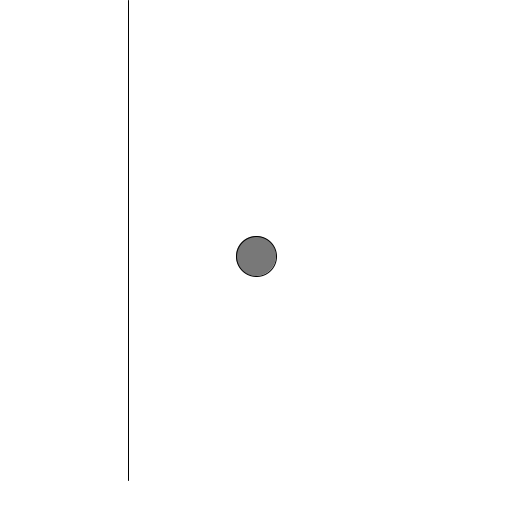
Frame 1 (no input)
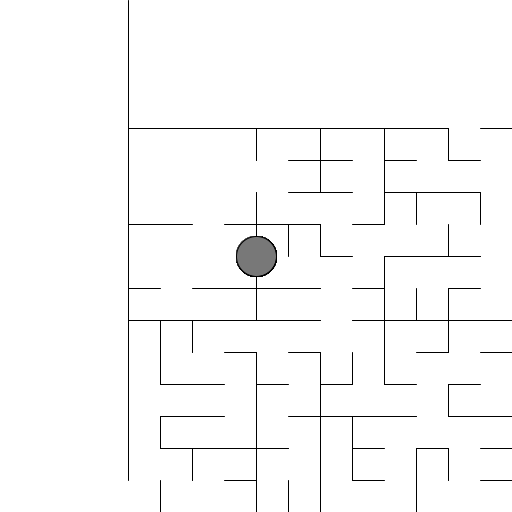
Frame 60 (the mouse pressed at the canvas centre just before this capture)
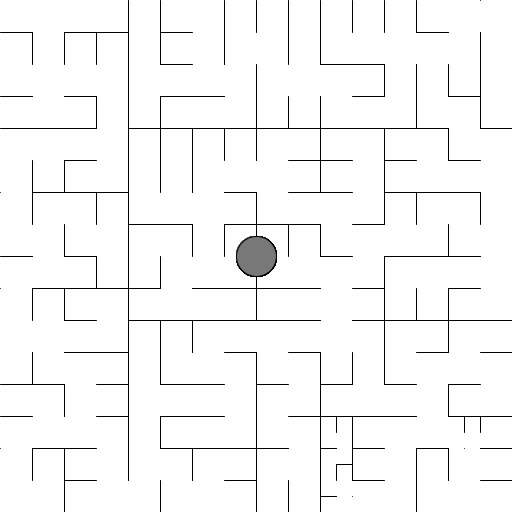
Frame 120 (the mouse held since frame 60 and released just before this capture)

The Processing sketch that drew these frames (run headless with seeded random() and noise(); from frame 60 on, the mouse is pressed at the canvas centre):

// Processing sketch: Mazes
// ── Mazes.pde
float unitSize;
float zoom = 1;
PImage screen;
float xo,yo;
class cutSegment {
  float x;
  float y;
  float w;
  float h;
  public cutSegment(float _x, float _y, float _w, float _h) {
    x = _x;
    y = _y;
    h = _h;
    w = _w;
  }
  boolean isBigEnough() {
    if (h >= 2*unitSize && w >= 2*unitSize) {
      return true;
    } else {
      return false;
    }
  }
}

ArrayList<cutSegment> cutList = new ArrayList<cutSegment>();

void setup() {
  background(255);
  size(512,512);
  xo = width/2;
  yo = height/2;
  unitSize = width/16f;
  cutList.add(new cutSegment(0-width/2,0-width/2,width,height));
  xo = width/2;
  yo = height/2;
}
void draw() {
  //delay(500);
  translate (xo, yo);
  scale(zoom);
  fill(120);
  ellipse(0, 0, 40, 40);
  boolean succeed = false;
  int index = 0;
  while(!succeed && cutList.size() > 0) {
    if (cutList.get(index).isBigEnough()) {
      Cut(cutList.get(index).x,cutList.get(index).y,cutList.get(index).w,cutList.get(index).h);
      cutList.remove(0);
      succeed = true;
    }
    index++;
    if (index >= cutList.size()) {
      unitSize = unitSize/2f;
      succeed = true;
    }
  }
}
void Cut(float x, float y, float w, float h) { 
  float divider;
  boolean dir; //true for horizontal, false for vertical
  //cut vertically
  if (w>h) {
    int cutX = 1 + floor(random(1)*(w/unitSize-1));
    divider = cutX*unitSize;
    dir = false;
    int holeY = floor(random(1)*(h/unitSize));
    line(x+cutX*(unitSize),y,x+cutX*(unitSize),y+(holeY)*unitSize);
    line(x+cutX*(unitSize),y+(holeY+1)*unitSize,x+cutX*(unitSize),y+h);
    //draw line x + (unitSize+1)
  //cut horizontally
  } else if(h>w) {
    int cutY = 1 + floor(random(1)*(h/unitSize-1));
    int holeX = floor(random(1)*(w/unitSize));
    divider = cutY*unitSize;
    dir = true;
    line(x,y+cutY*(unitSize),x+holeX*unitSize,y+cutY*(unitSize));
    line(x+(holeX+1)*unitSize,y+cutY*(unitSize),x+w,y+cutY*(unitSize));
  //pick random
  } else {
    if (random(1) >= .5f) {
      int cutX = 1 + floor(random(1)*(w/unitSize-1));
      int holeY = floor(random(1)*(h/unitSize));
      divider = cutX*unitSize;
      dir = false;
      line(x+cutX*(unitSize),y,x+cutX*(unitSize),y+holeY*unitSize);
      line(x+cutX*(unitSize),y+(holeY+1)*unitSize,x+cutX*(unitSize),y+h);
    } else {
      int cutY = 1 + floor(random(1)*(h/unitSize-1));
      int holeX = floor(random(1)*(w/unitSize));
      divider = cutY*unitSize;
      dir = true;
      line(x,y+cutY*(unitSize),x+holeX*unitSize,y+cutY*(unitSize));
      line(x+(holeX+1)*unitSize,y+cutY*(unitSize),x+w,y+cutY*(unitSize));
    }
  }
  //decide if new cells are big enough, then recurse
  if (!dir) {
    if (divider >= 2*unitSize) {
      cutList.add(1,new cutSegment(x,y,divider,h));
    } else {
      cutList.add(new cutSegment(x,y,divider,h));
    }
    if (w-divider >= 2*unitSize) {
      cutList.add(1,new cutSegment(x+divider,y,w-divider,h));
    } else {
      cutList.add(new cutSegment(x+divider,y,w-divider,h));
    }
  } else {
    if (divider >= 2*unitSize) {
      cutList.add(1,new cutSegment(x,y,w,divider));
    } else {
      cutList.add(new cutSegment(x,y,w,divider));
    }
    if (h-divider >= 2*unitSize) {
      cutList.add(1,new cutSegment(x,y+divider,w,h-divider));
    } else {
      cutList.add(new cutSegment(x,y+divider,w,h-divider));
    }
  }
}

void keyPressed(){
  if (key == 'x') {
    Zoom(1.01f);
  }
  if (key == 'a') {
    zoom+=0.01f;
    print(zoom+"\n");
  }
}

void Zoom(float factor) {
  screen = createImage(width,height,RGB);
  for (int i = 0; i < width*height; i++) {
    screen.pixels[i] = get(i%width,i/width);
  }
  screen.resize(floor(width*factor),floor(height*factor));
  image(screen,floor(-width*(factor-1)/2-width/2),floor(-height*(factor-1)/2-height/2));
  zoom*=factor;
}
